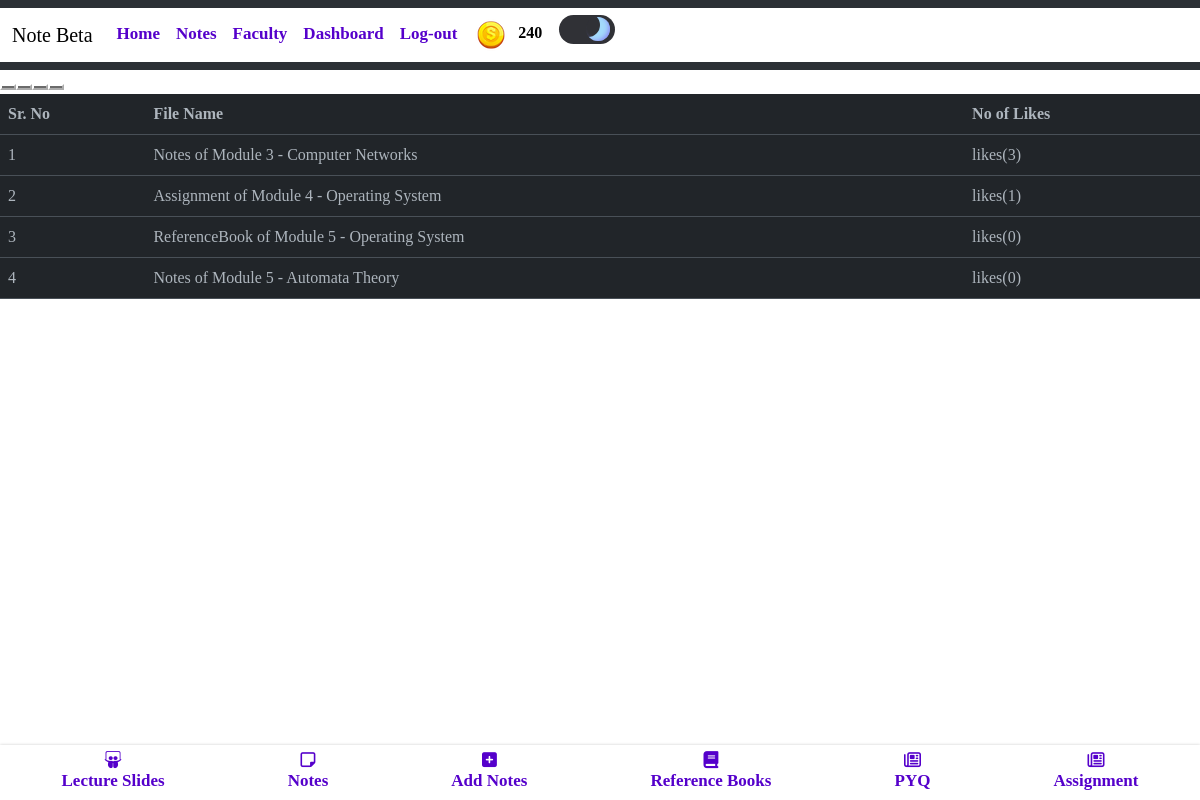
/noteslikes (signed in), run on an earlier commit of the app's database.
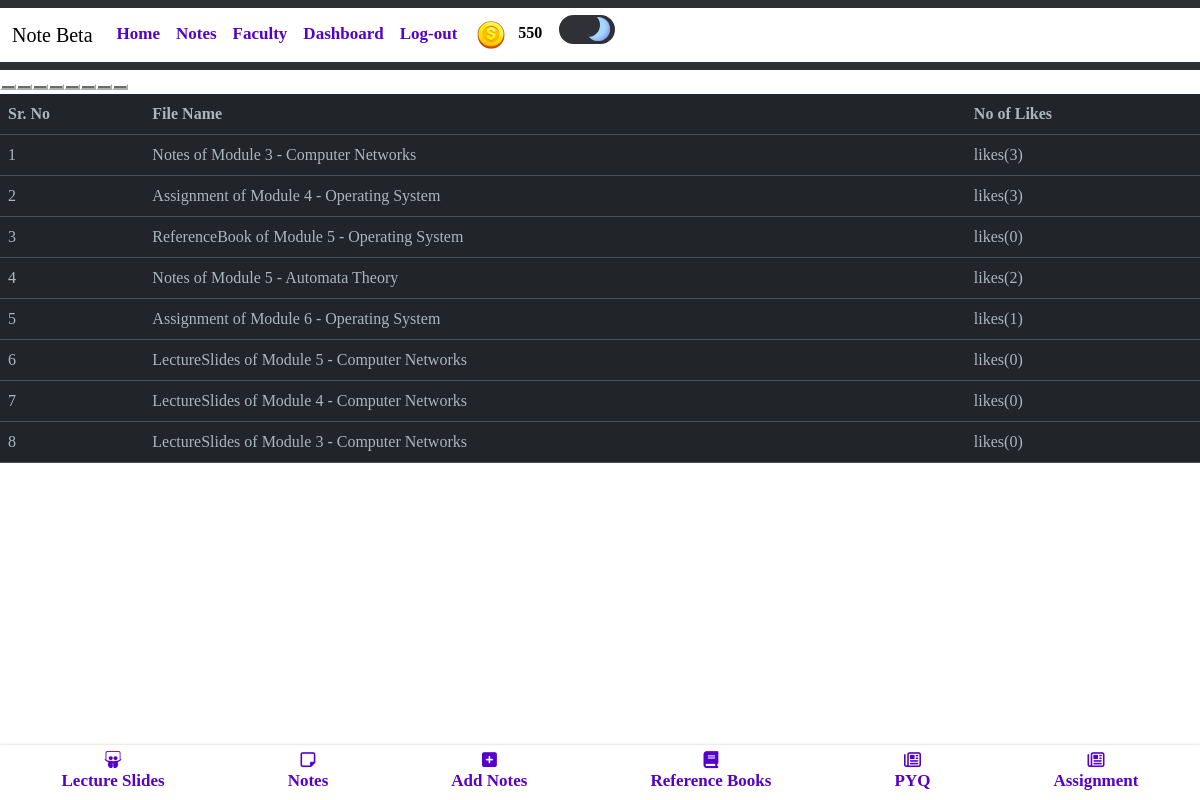
And on a later commit of the database.
### blogapp/models.py (models this page shows, shortened)
class UserAccount(AbstractBaseUser, PermissionsMixin):
    email = models.CharField(max_length = 50,unique=True)
    name = models.CharField(max_length=200)
    is_active = models.BooleanField(default=True)
    is_mod = models.BooleanField(default=False)
    is_nUser = models.BooleanField(default=True)
    is_staff = models.BooleanField(default=False)
    coins_scored = models.IntegerField(default=100,null=True,blank=True)
    rank = models.IntegerField(default=0)
    bookmarks = models.ManyToManyField('blogapp.Notes', blank=True)
    is_emailVerified = models.BooleanField(default=False)
    objects = UserAccountManager()
    USERNAME_FIELD = 'email'
    REQUIRED_FIELDS = ['name']

class Notes(models.Model):
    typ = (
        ('Assignment','Assignment'),
        ('Experiment','Experiment'),
        ('Notes','Notes'),
        ('ReferenceBook','Reference Book'),
        ('LectureSlides','Lecture Slides'),
        ('PYQ','PYQ'),
    )
    mods = (
        ('1','1'),
        ('2','2'),
        ('3','3'),
        ('4','4'),
        ('5','5'),
        ('6','6'),
    )
    desc = models.TextField(max_length=500,null=True,blank=True)
    mod = models.CharField(max_length=5,choices=mods,null=True,blank=True)
    file = models.FileField(upload_to='notes/')
    author = models.ForeignKey(UserAccount,on_delete=models.CASCADE)
    status = models.BooleanField(default=False)
    likes = models.ManyToManyField(UserAccount,related_name="notes_like",default=0)
    views = models.PositiveIntegerField(default=0)
    buy=models.ManyToManyField(UserAccount,related_name="buy_notes")
    typeN = models.CharField(max_length=50,null=True,blank=True,choices=typ)
    docid = models.CharField(max_length=300,null=True,blank=True)
    sub =  models.ForeignKey(Subject,on_delete=models.CASCADE,null=True,blank=True)
    slug = AutoSlugField(populate_from = 'sub',unique=True,null=True,default=None)
    nDetail = models.CharField(max_length=100,null=True,blank=True)

class Subject(models.Model):
    name = models.CharField(max_length=50)
    teacher = models.CharField(max_length=50)
    teacherurl = models.CharField(max_length=300,null=True,blank=True)
    img = models.ImageField(upload_to='subImage/',null=True,blank=True)
    def __str__(self):
        return self.name

### blogapp/views.py (the view)
# urls.py: path('noteslikes', views.notes_likes, name='noteslikes'),
@login_required(login_url='/login/')
def notes_likes(request):
    user = request.user
    notes = Notes.objects.filter(author=user,status=True)
    notes_with_likes = []
    for note in notes:
        num_likes = note.likes.count()
        notes_with_likes.append((note, num_likes))
    context = {
        'notes':notes,
        'notes_with_likes': notes_with_likes,
        'num_likes':num_likes
    }
    return render(request, 'main/noteslikes.html', context)

### templates/main/noteslikes.html (shortened to what this page needs)
{% extends 'index.html' %}
{% load static %}
{% block content %}
<link rel="stylesheet" href="{% static 'css/noteslikes.css' %}" />
<div>
  <table class="table table-hover">
    <thead>
      <tr style="color:black">
        <th scope="col">Sr. No</th>
        <th scope="col">File Name</th>
        <th scope="col">No of Likes</th>
      </tr>
    </thead>
    <tbody style="color:black">
      {% for note, num_likes in notes_with_likes %}
      <tr>
        <td scope="row">{{forloop.counter}}</td>
        <td>{{note.typeN}} of Module {{note.mod}} - {{note.sub}}</td>
        <button class="card-link" class="btn btn-success">
          <td>likes({{ num_likes }})</td>
        </button>
      </tr>
      {% endfor %}
    </tbody>
  </table>
</div>
 {% endblock %}

### templates/components/header.html (shortened to what this page needs)
{% load static %}
<nav class="navbar navbar-expand-lg bg-body-tertiary" >
    <div class="container-fluid" style="background-color: white;">
      <a class="navbar-brand mb-0 h1" href="{% url 'notes'%}" style="color: black;">Note Beta</a>
      <div class="collapse navbar-collapse" id="navbarTogglerDemo03">
        <ul class="navbar-nav me-auto mb-2 mb-lg-0" >
          {% if user.is_authenticated %}
          <li class="nav-item">
            <a class="nav-link abc" href="{% url 'home' %}" >Home</a>
          </li>
          <li class="nav-item" >
            <a class="nav-link abc" href="{% url 'notes' %}" >Notes</a>
          </li>
          <li class="nav-item" >
            <a class="nav-link abc" href="{% url 'teacher' %}" >Faculty</a>
          </li>
          <li class="nav-item" >
            <a class="nav-link abc" href="{% url 'dashboard' %}" >Dashboard</a>
          </li>
          <li class="nav-item">
            <a class="nav-link abc" href="{% url 'logout' %}" >Log-out</a>
          </li>
          {% endif %}
          {% if user.is_authenticated %}
          <table class="coins">
          <th>
          <img src="{% static 'images/coin.png' %}" alt="">
          </th>
          <th>
          <p class="cna" id="cna" style="color: black;">{{ user.coins_scored }}</p>
          </th>
          </table>
    {% endif %}
            <label class="switch">
              <span class="slider"></span>
            </label>
      </div>
    </div>
  </nav>

What changed in the data, as far as the page shows it:
changed UserAccount: coins_scored "240" → "550"
computed for Notes (number 2 of 8 on the later page): status "1" → "3"
computed for Notes "Automata Theory": views "0" → "2"
added Notes: typeN "Assignment", mod "6", sub "Operating System", status "1"
added Notes: typeN "LectureSlides", mod "5", sub "Computer Networks", views "0"
added Notes: typeN "LectureSlides", mod "4", sub "Computer Networks", views "0"
added Notes: typeN "LectureSlides", mod "3", sub "Computer Networks", views "0"
